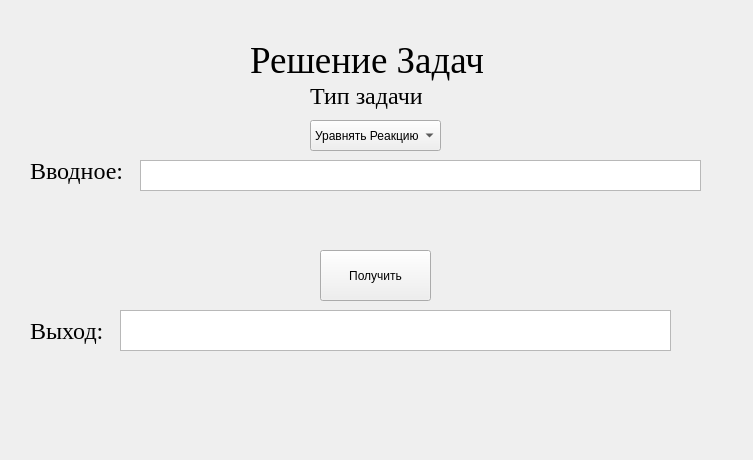
<?xml version="1.0" encoding="UTF-8"?>
<ui version="4.0">
 <class>Form</class>
 <widget class="QWidget" name="Form">
  <property name="geometry">
   <rect>
    <x>0</x>
    <y>0</y>
    <width>753</width>
    <height>460</height>
   </rect>
  </property>
  <property name="windowTitle">
   <string>Form</string>
  </property>
  <widget class="QLabel" name="label_3">
   <property name="geometry">
    <rect>
     <x>250</x>
     <y>20</y>
     <width>241</width>
     <height>81</height>
    </rect>
   </property>
   <property name="font">
    <font>
     <family>Times New Roman</family>
     <pointsize>28</pointsize>
     <weight>50</weight>
     <bold>false</bold>
    </font>
   </property>
   <property name="autoFillBackground">
    <bool>false</bool>
   </property>
   <property name="text">
    <string>Решение Задач</string>
   </property>
  </widget>
  <widget class="QComboBox" name="comboBox">
   <property name="geometry">
    <rect>
     <x>310</x>
     <y>120</y>
     <width>131</width>
     <height>31</height>
    </rect>
   </property>
   <item>
    <property name="text">
     <string>Уравнять Реакцию</string>
    </property>
   </item>
   <item>
    <property name="text">
     <string>Вычислить молякулярную массу вещества</string>
    </property>
   </item>
   <item>
    <property name="text">
     <string>массовая доля n-ого элемента в веществе</string>
    </property>
   </item>
   <item>
    <property name="text">
     <string>расчет массы для получения элемента</string>
    </property>
   </item>
   <item>
    <property name="text">
     <string>Масса и число молекул</string>
    </property>
   </item>
   <item>
    <property name="text">
     <string>Электронная формула и количество валентных электронов</string>
    </property>
   </item>
  </widget>
  <widget class="QLabel" name="label_4">
   <property name="geometry">
    <rect>
     <x>310</x>
     <y>60</y>
     <width>121</width>
     <height>71</height>
    </rect>
   </property>
   <property name="font">
    <font>
     <family>Times New Roman</family>
     <pointsize>18</pointsize>
     <weight>50</weight>
     <bold>false</bold>
    </font>
   </property>
   <property name="autoFillBackground">
    <bool>false</bool>
   </property>
   <property name="text">
    <string>Тип задачи</string>
   </property>
  </widget>
  <widget class="QLabel" name="label_5">
   <property name="geometry">
    <rect>
     <x>30</x>
     <y>150</y>
     <width>111</width>
     <height>41</height>
    </rect>
   </property>
   <property name="font">
    <font>
     <family>Times New Roman</family>
     <pointsize>18</pointsize>
     <weight>50</weight>
     <bold>false</bold>
    </font>
   </property>
   <property name="autoFillBackground">
    <bool>false</bool>
   </property>
   <property name="text">
    <string>Вводное:</string>
   </property>
  </widget>
  <widget class="QTextEdit" name="textEdit_3">
   <property name="geometry">
    <rect>
     <x>140</x>
     <y>160</y>
     <width>561</width>
     <height>31</height>
    </rect>
   </property>
  </widget>
  <widget class="QLabel" name="label_6">
   <property name="geometry">
    <rect>
     <x>30</x>
     <y>310</y>
     <width>111</width>
     <height>41</height>
    </rect>
   </property>
   <property name="font">
    <font>
     <family>Times New Roman</family>
     <pointsize>18</pointsize>
     <weight>50</weight>
     <bold>false</bold>
    </font>
   </property>
   <property name="autoFillBackground">
    <bool>false</bool>
   </property>
   <property name="text">
    <string>Выход:</string>
   </property>
  </widget>
  <widget class="QTextBrowser" name="textBrowser">
   <property name="geometry">
    <rect>
     <x>120</x>
     <y>310</y>
     <width>551</width>
     <height>41</height>
    </rect>
   </property>
  </widget>
  <widget class="QPushButton" name="pushButton">
   <property name="geometry">
    <rect>
     <x>320</x>
     <y>250</y>
     <width>111</width>
     <height>51</height>
    </rect>
   </property>
   <property name="text">
    <string>Получить</string>
   </property>
  </widget>
 </widget>
 <resources/>
 <connections/>
</ui>
